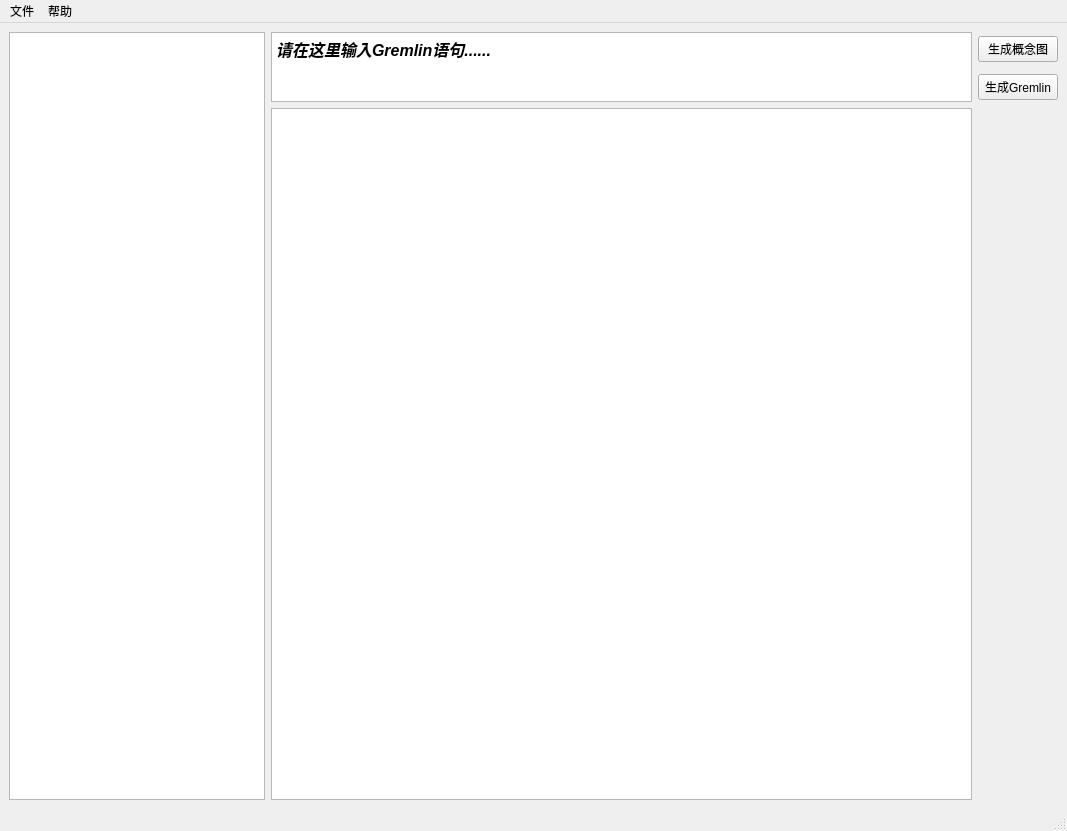
<?xml version="1.0" encoding="UTF-8"?>
<ui version="4.0">
 <class>MainWindow</class>
 <widget class="QMainWindow" name="MainWindow">
  <property name="geometry">
   <rect>
    <x>0</x>
    <y>0</y>
    <width>1067</width>
    <height>831</height>
   </rect>
  </property>
  <property name="windowTitle">
   <string>MainWindow</string>
  </property>
  <widget class="QWidget" name="centralwidget">
   <layout class="QGridLayout" name="gridLayout_2">
    <item row="0" column="0">
     <layout class="QHBoxLayout" name="horizontalLayout">
      <item alignment="Qt::AlignLeft">
       <widget class="QListWidget" name="listWidget"/>
      </item>
      <item>
       <layout class="QGridLayout" name="gridLayout">
        <item row="0" column="1">
         <widget class="QPushButton" name="pushButton">
          <property name="text">
           <string>生成概念图</string>
          </property>
         </widget>
        </item>
        <item row="0" column="0" rowspan="2">
         <widget class="QTextEdit" name="textEdit">
          <property name="html">
           <string>&lt;!DOCTYPE HTML PUBLIC &quot;-//W3C//DTD HTML 4.0//EN&quot; &quot;http://www.w3.org/TR/REC-html40/strict.dtd&quot;&gt;
&lt;html&gt;&lt;head&gt;&lt;meta name=&quot;qrichtext&quot; content=&quot;1&quot; /&gt;&lt;style type=&quot;text/css&quot;&gt;
p, li { white-space: pre-wrap; }
&lt;/style&gt;&lt;/head&gt;&lt;body style=&quot; font-family:'SimSun'; font-size:9pt; font-weight:400; font-style:normal;&quot;&gt;
&lt;p style=&quot; margin-top:0px; margin-bottom:0px; margin-left:0px; margin-right:0px; -qt-block-indent:0; text-indent:0px;&quot;&gt;&lt;span style=&quot; font-size:12pt; font-weight:600; font-style:italic;&quot;&gt;请在这里输入Gremlin语句......&lt;/span&gt;&lt;/p&gt;&lt;/body&gt;&lt;/html&gt;</string>
          </property>
         </widget>
        </item>
        <item row="1" column="1">
         <widget class="QPushButton" name="pushButton_2">
          <property name="text">
           <string>生成Gremlin</string>
          </property>
         </widget>
        </item>
        <item row="2" column="0">
         <widget class="QGraphicsView" name="graphicsView"/>
        </item>
       </layout>
      </item>
     </layout>
    </item>
   </layout>
  </widget>
  <widget class="QMenuBar" name="menubar">
   <property name="geometry">
    <rect>
     <x>0</x>
     <y>0</y>
     <width>1067</width>
     <height>26</height>
    </rect>
   </property>
   <widget class="QMenu" name="menu123">
    <property name="title">
     <string>文件</string>
    </property>
    <widget class="QMenu" name="menuopen">
     <property name="title">
      <string>open</string>
     </property>
     <addaction name="actionfrom_file"/>
     <addaction name="actionrecent"/>
    </widget>
    <widget class="QMenu" name="menuimport">
     <property name="title">
      <string>import</string>
     </property>
     <addaction name="actionschema"/>
    </widget>
    <addaction name="menuopen"/>
    <addaction name="menuimport"/>
   </widget>
   <widget class="QMenu" name="menuJJJ">
    <property name="title">
     <string>帮助</string>
    </property>
    <addaction name="actionabout_us"/>
   </widget>
   <addaction name="menu123"/>
   <addaction name="menuJJJ"/>
  </widget>
  <widget class="QStatusBar" name="statusbar"/>
  <action name="actionfrom_file">
   <property name="text">
    <string>from file</string>
   </property>
  </action>
  <action name="actionrecent">
   <property name="text">
    <string>recent</string>
   </property>
  </action>
  <action name="actionschema">
   <property name="text">
    <string>schema</string>
   </property>
  </action>
  <action name="actionabout_us">
   <property name="text">
    <string>about us</string>
   </property>
  </action>
 </widget>
 <resources/>
 <connections/>
</ui>
